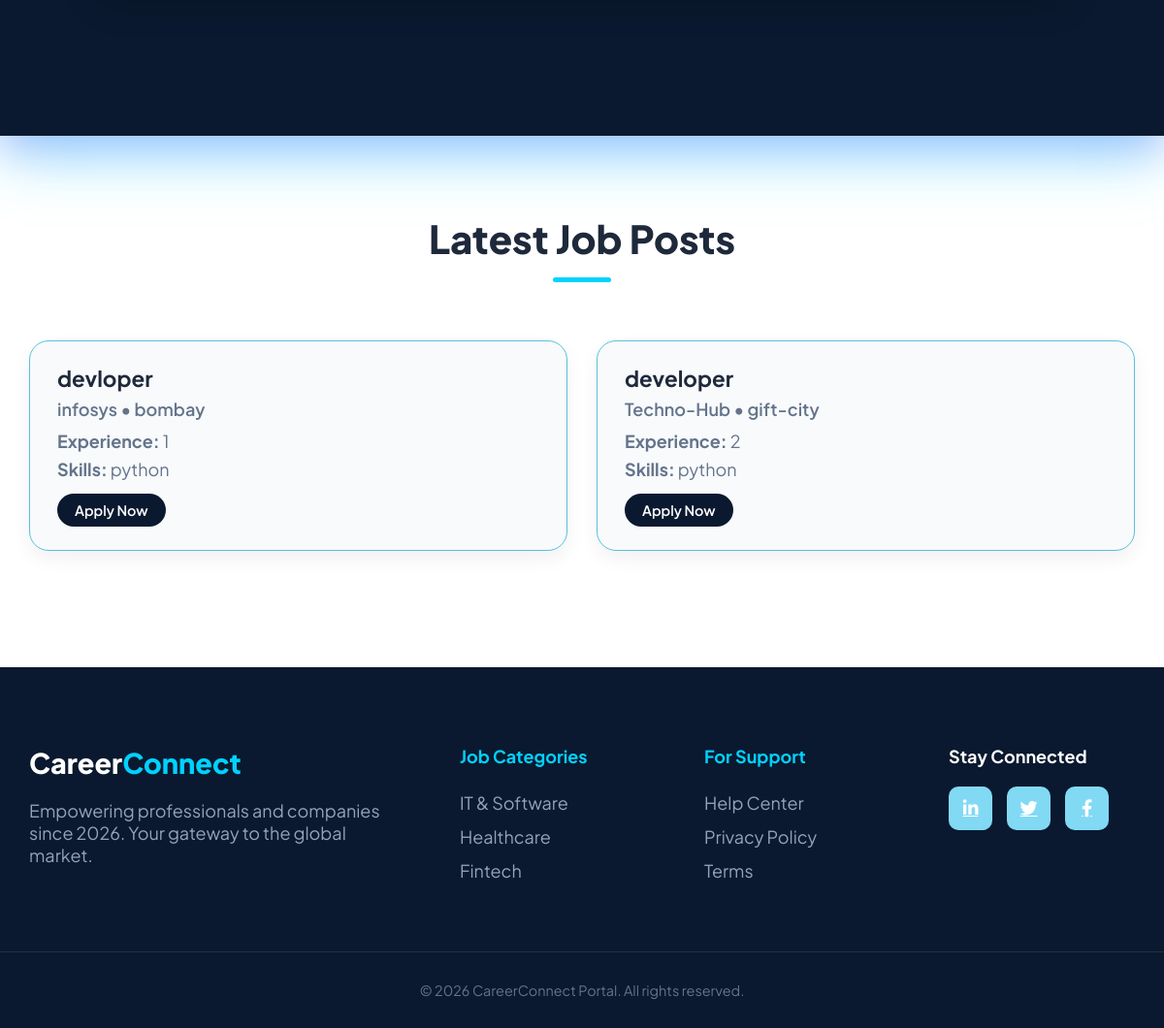
/ (lower part), run on an earlier commit of the app's database.
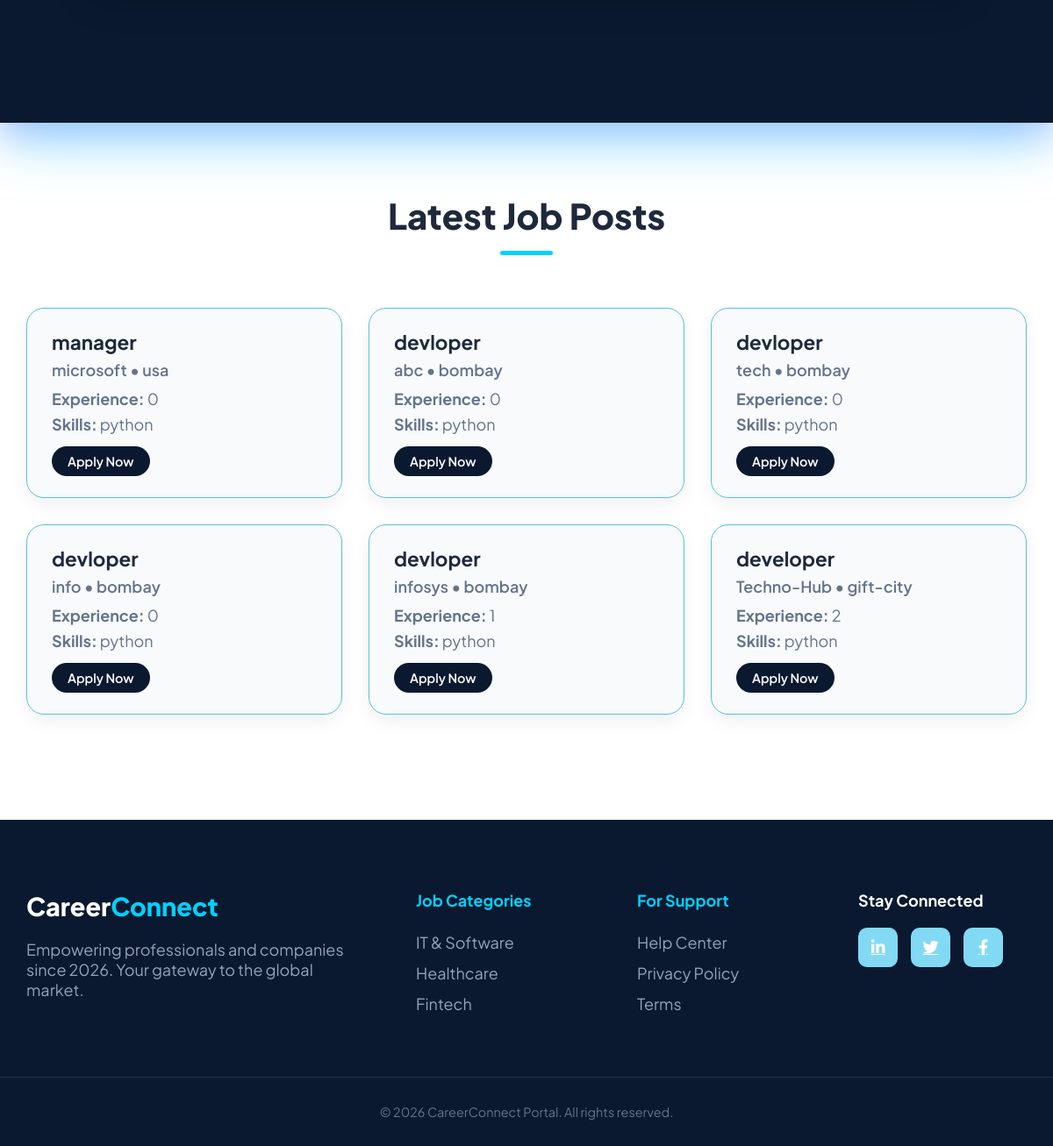
And on a later commit of the database.
### accounts/models.py (models this page shows)
class Job(models.Model):
    employer = models.ForeignKey(
        employerdb,
        on_delete=models.CASCADE,
        related_name="jobs"
    )
    company_name = models.CharField(max_length=200)
    location = models.CharField(max_length=200)
    contact = models.CharField(max_length=15)
    email = models.EmailField()
    job_role = models.CharField(max_length=200)
    experience = models.CharField(max_length=100)
    skills = models.TextField()
    is_active = models.BooleanField(default=True)
    created_at = models.DateTimeField(auto_now_add=True)

### accounts/views.py (the view)
# urls.py: 2. Add a URL to urlpatterns:  path('', views.home, name='home')
def home(request):
    latest_jobs = Job.objects.filter(is_active=True).order_by('-created_at')[:6]
    return render(request, 'index.html', {'latest_jobs': latest_jobs})

### templates/index.html (shortened to what this page needs)
{% extends 'base.html' %} {% load static %} {% block content %}
{% block extra_css %}
<link rel="stylesheet" href="{% static 'css/index.css' %}" />
{% endblock %}
<header class="hero-header">
</header>
<section class="latest-jobs">
  <div class="container">
    <div class="section-title">
      <h2>Latest Job Posts</h2>
      <div class="title-line"></div>
    </div>
    <div class="jobs-grid">
      {% if latest_jobs %} {% for job in latest_jobs %}
      <div class="job-card">
        <h3>{{ job.job_role }}</h3>
        <p class="company">{{ job.company_name }} • {{ job.location }}</p>
        <p><strong>Experience:</strong> {{ job.experience }}</p>
        <p><strong>Skills:</strong> {{ job.skills|truncatewords:15 }}</p>
        <a href="{% url 'apply_job' job.id %}" class="btn-navy-sm">
          Apply Now
        </a>
      </div>
      {% endfor %} {% else %}
      <p>No jobs available right now.</p>
      {% endif %}
    </div>
  </div>
</section>
{% endblock %}

What changed in the data, as far as the page shows it:
added Job: job_role "manager", company_name "microsoft", location "usa", experience "0", skills "python"
added Job: job_role "devloper", company_name "abc", location "bombay", experience "0", skills "python"
added Job: job_role "devloper", company_name "tech", location "bombay", experience "0", skills "python"
added Job: job_role "devloper", company_name "info", location "bombay", experience "0", skills "python"
